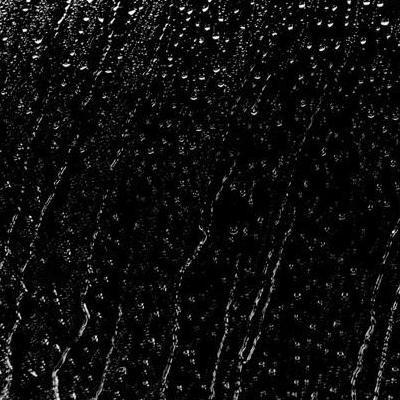
#> input picture OpenCV/rain.jpg, 400 x 400 px
$ jupyter execute '04_图像的算术运算.ipynb'
#> lines starting #> are read from the running program, lines starting #| are printed output that depends on the picture
[cell 1]
import numpy as np
import cv2 as cv
import matplotlib.pyplot as plt

[cell 2]
rain = cv.imread("./rain.jpg")
#> rain is the input picture: shape (400, 400, 3); min 0, max 255, mean 14.4

[cell 3]
plt.imshow(rain[:, :, ::-1])

[cell 4]
view = cv.imread("./view.jpg")
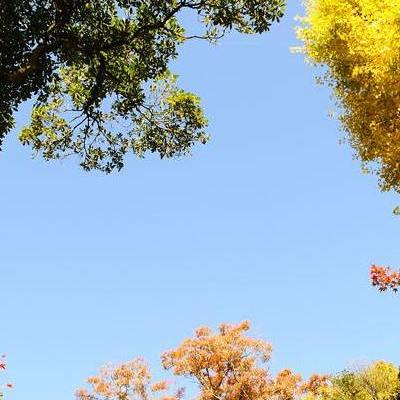
#> input picture OpenCV/view.jpg, 400 x 400 px
#> view is the input picture: shape (400, 400, 3); mean B, G, R 191.3, 177.1, 156.1

[cell 5]
plt.imshow(view[:, :, ::-1])

[cell 6]
img1 = cv.add(rain, view)
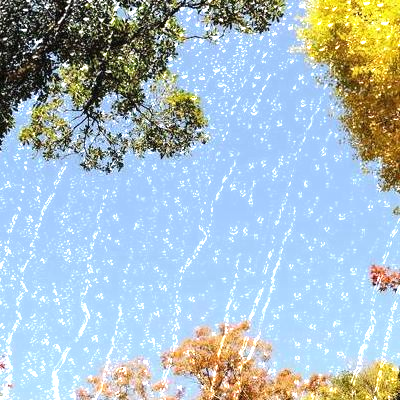
#> img1: shape (400, 400, 3); mean B, G, R 198.7, 188.7, 168.4

[cell 7]
plt.imshow(img1[:, :, ::-1])

[cell 8]
img2 = rain + view
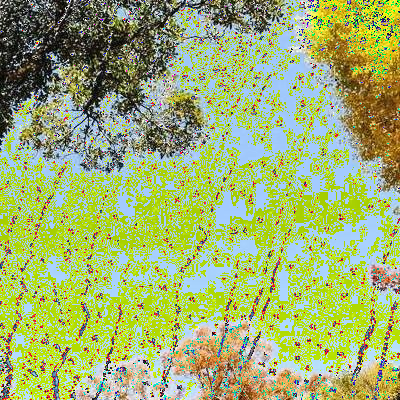
#> img2: shape (400, 400, 3); mean B, G, R 113.2, 176.8, 158.4
plt.imshow(img2[:, :, ::-1])

[cell 9]
img3 = cv.addWeighted(view, 0.7, rain, 0.3, 0)
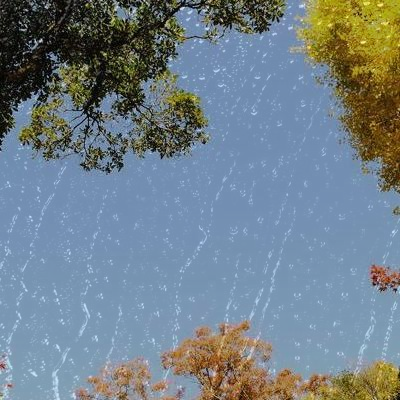
#> img3: shape (400, 400, 3); mean B, G, R 138.2, 128.3, 113.6

[cell 10]
plt.imshow(img3[:, :, ::-1])
